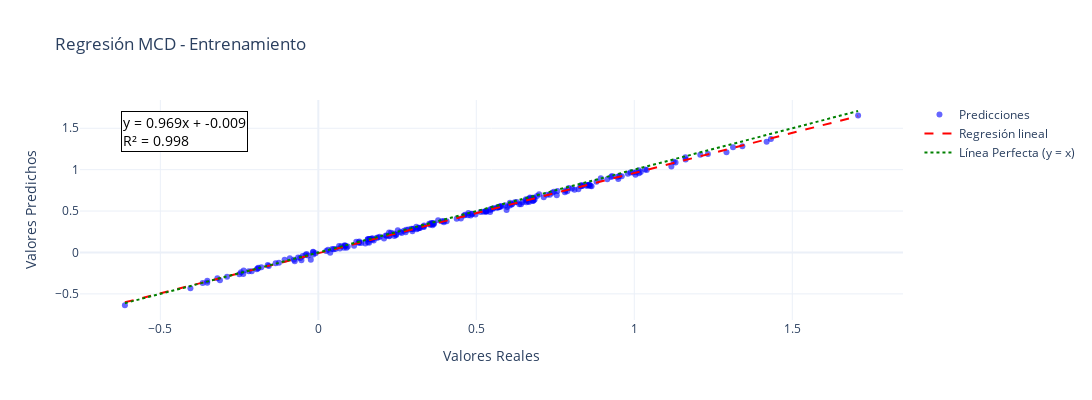
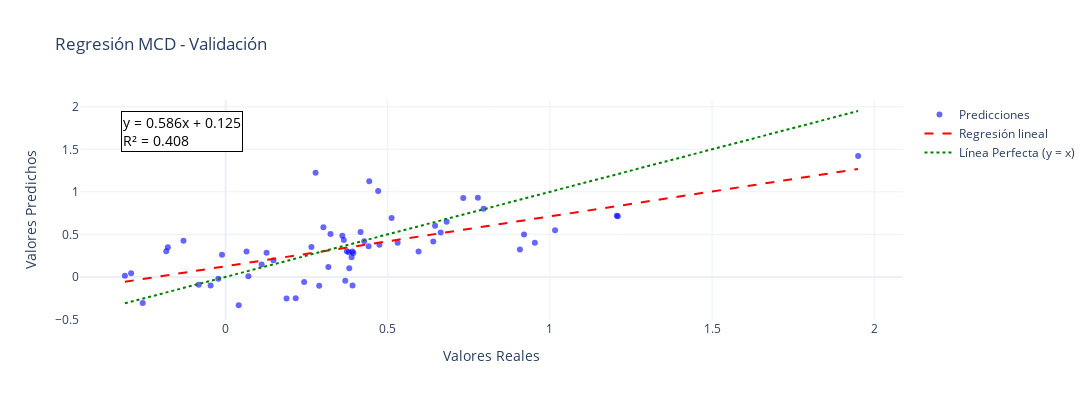

These figures' notebook cell, in order:
### Code cell
# Gráficos de regresión
dh.plot_regression(y_train_mo, y_pred_train_mo, title='Regresión MCD - Entrenamiento', size=(1200, 400))
dh.plot_regression(y_val_mo, y_pred_val_mo, title='Regresión MCD - Validación', size=(1200, 400))
